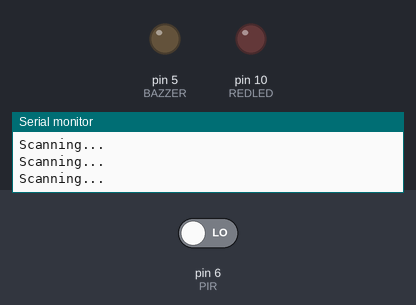
A sketch run on a simulated Arduino Uno, built with avr-gcc and run on an emulated ATmega328P. On the bench: output pins drawn as LEDs (lit = HIGH), the last lines printed to the serial monitor. Dashed ring = blinking. The test bench sets the inputs (shaded band); at power-on: pin 6 (PIR) LOW.

Above: at 2.8 s.
2.9 s: pin 6 (PIR) driven HIGH
At 5.8 s:
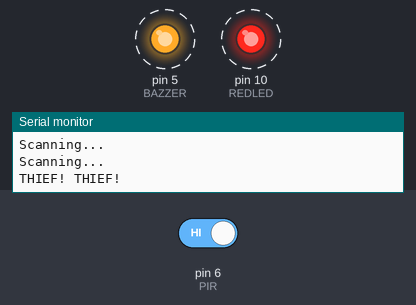
7.0 s: pin 6 (PIR) driven LOW
At 7.7 s:
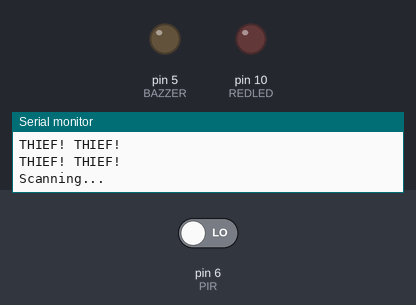
Timing chart, 0 to 10.0 s (numbered marks = the images above; inputs shaded):
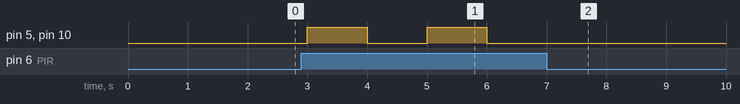

Measured:
- after the input at 2.9 s, pin 5 (BAZZER), pin 10 (REDLED): alternates HIGH for 1.0 s and LOW for 1.0 s, starting after 0.10 s
- after the input at 7.0 s, pin 5 (BAZZER), pin 10 (REDLED): stops changing and stays LOW

The sketch:

GG_FEST_TWO.ino
```cpp
int PIR = 6;
int REDLED = 10;
int BAZZER = 5;
void setup() {
  // put your setup code here, to run once:
  pinMode(PIR,INPUT);
   pinMode(REDLED,OUTPUT);
 pinMode(BAZZER,OUTPUT);
 Serial.begin(9600);
}

void loop() {
  // put your main code here, to run repeatedly:
  if (digitalRead(PIR) == HIGH){
    digitalWrite(REDLED,HIGH);
    digitalWrite(BAZZER,HIGH);
    delay(1000);
    digitalWrite(REDLED,LOW);
    digitalWrite(BAZZER,LOW);
    delay(1000);
    Serial.println("THIEF! THIEF!");
  }
  else{
    digitalWrite(REDLED,LOW);
    digitalWrite(BAZZER,LOW);
    Serial.println("Scanning...");
    delay(1000);
  }

}
```
